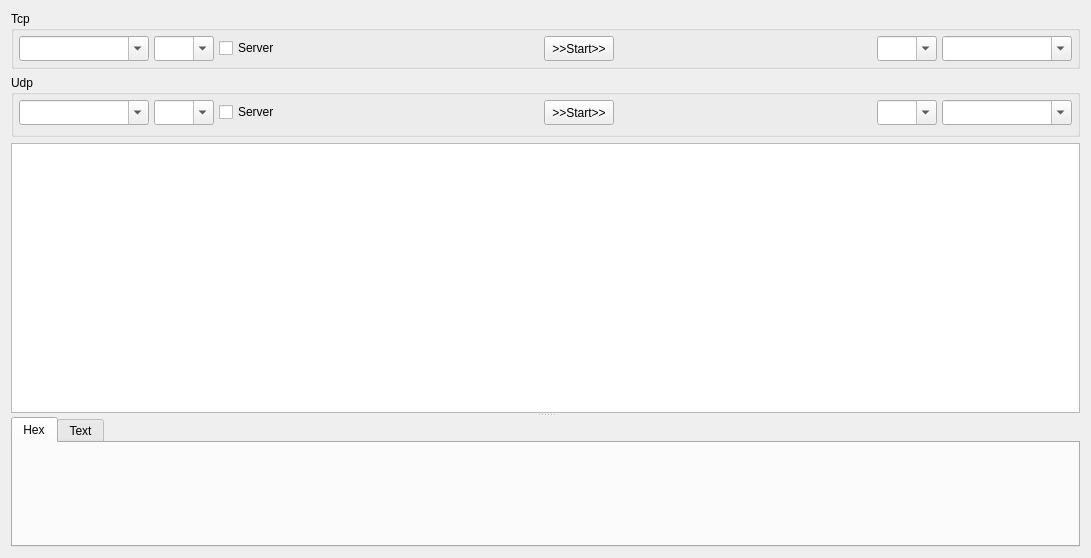
<?xml version="1.0" encoding="UTF-8"?>
<ui version="4.0">
 <class>SocketTransfer</class>
 <widget class="QWidget" name="SocketTransfer">
  <property name="geometry">
   <rect>
    <x>0</x>
    <y>0</y>
    <width>1091</width>
    <height>558</height>
   </rect>
  </property>
  <property name="windowTitle">
   <string>Form</string>
  </property>
  <layout class="QVBoxLayout" name="verticalLayout">
   <item>
    <widget class="QGroupBox" name="groupBox_2">
     <property name="sizePolicy">
      <sizepolicy hsizetype="Preferred" vsizetype="Minimum">
       <horstretch>0</horstretch>
       <verstretch>0</verstretch>
      </sizepolicy>
     </property>
     <property name="title">
      <string>Tcp</string>
     </property>
     <layout class="QHBoxLayout" name="horizontalLayout">
      <property name="spacing">
       <number>5</number>
      </property>
      <property name="leftMargin">
       <number>5</number>
      </property>
      <property name="topMargin">
       <number>5</number>
      </property>
      <property name="rightMargin">
       <number>5</number>
      </property>
      <property name="bottomMargin">
       <number>5</number>
      </property>
      <item>
       <widget class="QComboBox" name="comboBox_SocketTransfer_SrcAddr_2">
        <property name="minimumSize">
         <size>
          <width>130</width>
          <height>25</height>
         </size>
        </property>
        <property name="maximumSize">
         <size>
          <width>130</width>
          <height>25</height>
         </size>
        </property>
        <property name="editable">
         <bool>true</bool>
        </property>
       </widget>
      </item>
      <item>
       <widget class="QComboBox" name="comboBox_SocketTransfer_SrcPort_2">
        <property name="minimumSize">
         <size>
          <width>60</width>
          <height>25</height>
         </size>
        </property>
        <property name="maximumSize">
         <size>
          <width>60</width>
          <height>25</height>
         </size>
        </property>
        <property name="editable">
         <bool>true</bool>
        </property>
       </widget>
      </item>
      <item>
       <widget class="QCheckBox" name="checkBox_TcpServer">
        <property name="text">
         <string>Server</string>
        </property>
       </widget>
      </item>
      <item>
       <spacer name="horizontalSpacer_17">
        <property name="orientation">
         <enum>Qt::Horizontal</enum>
        </property>
        <property name="sizeHint" stdset="0">
         <size>
          <width>195</width>
          <height>20</height>
         </size>
        </property>
       </spacer>
      </item>
      <item>
       <widget class="QPushButton" name="pushButton_SocketTransfer_Strat_Tcp">
        <property name="minimumSize">
         <size>
          <width>70</width>
          <height>25</height>
         </size>
        </property>
        <property name="maximumSize">
         <size>
          <width>70</width>
          <height>25</height>
         </size>
        </property>
        <property name="text">
         <string>&gt;&gt;Start&gt;&gt;</string>
        </property>
       </widget>
      </item>
      <item>
       <spacer name="horizontalSpacer_18">
        <property name="orientation">
         <enum>Qt::Horizontal</enum>
        </property>
        <property name="sizeHint" stdset="0">
         <size>
          <width>195</width>
          <height>20</height>
         </size>
        </property>
       </spacer>
      </item>
      <item>
       <widget class="QComboBox" name="comboBox_SocketTransfer_DesPort_2">
        <property name="minimumSize">
         <size>
          <width>60</width>
          <height>25</height>
         </size>
        </property>
        <property name="maximumSize">
         <size>
          <width>60</width>
          <height>25</height>
         </size>
        </property>
        <property name="editable">
         <bool>true</bool>
        </property>
       </widget>
      </item>
      <item>
       <widget class="QComboBox" name="comboBox_SocketTransfer_DesAddr_2">
        <property name="minimumSize">
         <size>
          <width>130</width>
          <height>25</height>
         </size>
        </property>
        <property name="maximumSize">
         <size>
          <width>130</width>
          <height>25</height>
         </size>
        </property>
        <property name="editable">
         <bool>true</bool>
        </property>
       </widget>
      </item>
     </layout>
    </widget>
   </item>
   <item>
    <widget class="QGroupBox" name="groupBox">
     <property name="sizePolicy">
      <sizepolicy hsizetype="Preferred" vsizetype="Minimum">
       <horstretch>0</horstretch>
       <verstretch>0</verstretch>
      </sizepolicy>
     </property>
     <property name="title">
      <string>Udp</string>
     </property>
     <layout class="QHBoxLayout" name="horizontalLayout_2">
      <property name="spacing">
       <number>5</number>
      </property>
      <property name="leftMargin">
       <number>5</number>
      </property>
      <property name="topMargin">
       <number>5</number>
      </property>
      <property name="rightMargin">
       <number>5</number>
      </property>
      <item>
       <widget class="QComboBox" name="comboBox_SocketTransfer_SrcAddr">
        <property name="minimumSize">
         <size>
          <width>130</width>
          <height>25</height>
         </size>
        </property>
        <property name="maximumSize">
         <size>
          <width>130</width>
          <height>25</height>
         </size>
        </property>
        <property name="editable">
         <bool>true</bool>
        </property>
       </widget>
      </item>
      <item>
       <widget class="QComboBox" name="comboBox_SocketTransfer_SrcPort">
        <property name="minimumSize">
         <size>
          <width>60</width>
          <height>25</height>
         </size>
        </property>
        <property name="maximumSize">
         <size>
          <width>60</width>
          <height>25</height>
         </size>
        </property>
        <property name="editable">
         <bool>true</bool>
        </property>
       </widget>
      </item>
      <item>
       <widget class="QCheckBox" name="checkBox_UdpServer">
        <property name="text">
         <string>Server</string>
        </property>
       </widget>
      </item>
      <item>
       <spacer name="horizontalSpacer_15">
        <property name="orientation">
         <enum>Qt::Horizontal</enum>
        </property>
        <property name="sizeHint" stdset="0">
         <size>
          <width>195</width>
          <height>20</height>
         </size>
        </property>
       </spacer>
      </item>
      <item>
       <widget class="QPushButton" name="pushButton_SocketTransfer_Strat_Udp">
        <property name="minimumSize">
         <size>
          <width>70</width>
          <height>25</height>
         </size>
        </property>
        <property name="maximumSize">
         <size>
          <width>70</width>
          <height>25</height>
         </size>
        </property>
        <property name="text">
         <string>&gt;&gt;Start&gt;&gt;</string>
        </property>
       </widget>
      </item>
      <item>
       <spacer name="horizontalSpacer_16">
        <property name="orientation">
         <enum>Qt::Horizontal</enum>
        </property>
        <property name="sizeHint" stdset="0">
         <size>
          <width>195</width>
          <height>20</height>
         </size>
        </property>
       </spacer>
      </item>
      <item>
       <widget class="QComboBox" name="comboBox_SocketTransfer_DesPort">
        <property name="minimumSize">
         <size>
          <width>60</width>
          <height>25</height>
         </size>
        </property>
        <property name="maximumSize">
         <size>
          <width>60</width>
          <height>25</height>
         </size>
        </property>
        <property name="editable">
         <bool>true</bool>
        </property>
       </widget>
      </item>
      <item>
       <widget class="QComboBox" name="comboBox_SocketTransfer_DesAddr">
        <property name="minimumSize">
         <size>
          <width>130</width>
          <height>25</height>
         </size>
        </property>
        <property name="maximumSize">
         <size>
          <width>130</width>
          <height>25</height>
         </size>
        </property>
        <property name="editable">
         <bool>true</bool>
        </property>
       </widget>
      </item>
     </layout>
    </widget>
   </item>
   <item>
    <widget class="QSplitter" name="splitter">
     <property name="orientation">
      <enum>Qt::Vertical</enum>
     </property>
     <widget class="QTreeWidget" name="treeWidget_3">
      <attribute name="headerVisible">
       <bool>false</bool>
      </attribute>
      <column>
       <property name="text">
        <string>Content</string>
       </property>
      </column>
     </widget>
     <widget class="QTabWidget" name="tabWidget_2">
      <property name="minimumSize">
       <size>
        <width>0</width>
        <height>130</height>
       </size>
      </property>
      <property name="currentIndex">
       <number>0</number>
      </property>
      <widget class="QWidget" name="Hex">
       <attribute name="title">
        <string>Hex</string>
       </attribute>
      </widget>
      <widget class="QWidget" name="Text">
       <attribute name="title">
        <string>Text</string>
       </attribute>
      </widget>
     </widget>
    </widget>
   </item>
  </layout>
 </widget>
 <resources/>
 <connections/>
</ui>
